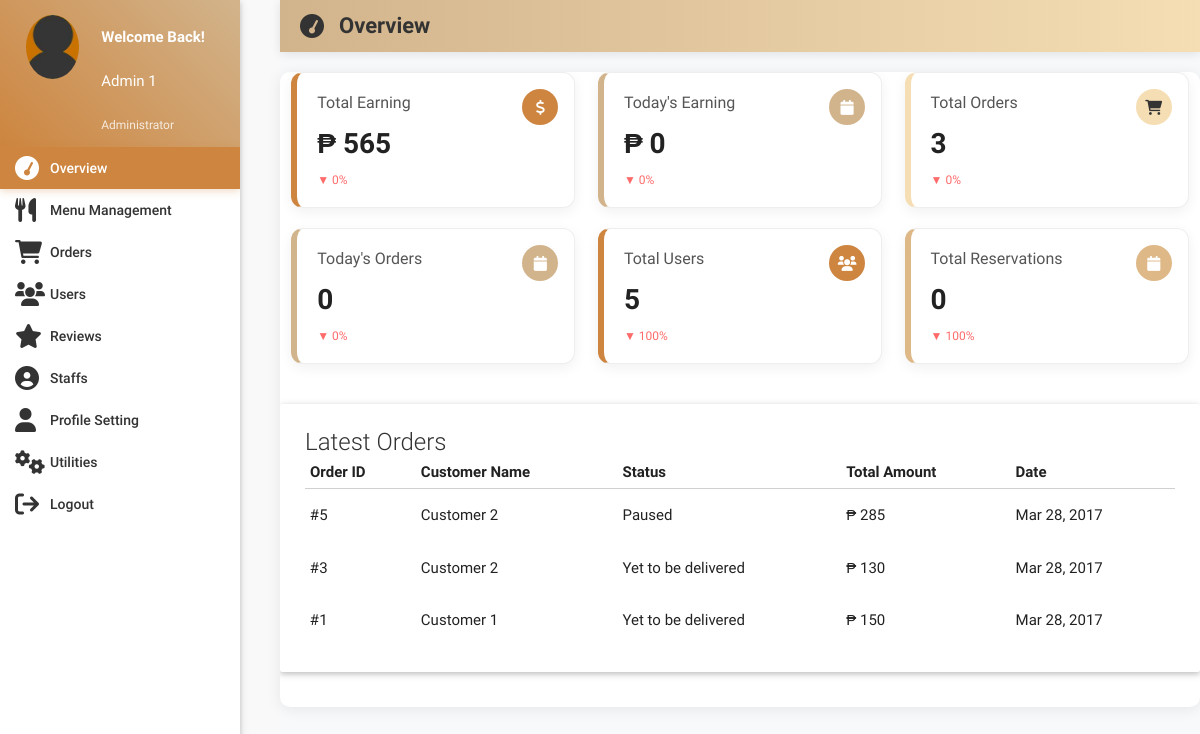
Page /account/dashboard.php (signed in) on the committed database.
### tables this page shows
CREATE TABLE `orders` (
  `id` int(11) NOT NULL,
  `customer_id` int(11) NOT NULL,
  `address` varchar(300) NOT NULL,
  `description` varchar(300) NOT NULL,
  `date` datetime NOT NULL DEFAULT CURRENT_TIMESTAMP,
  `payment_type` varchar(16) NOT NULL DEFAULT 'Wallet',
  `total` int(11) NOT NULL,
  `status` varchar(25) NOT NULL DEFAULT 'Yet to be delivered',
  `deleted` tinyint(4) NOT NULL DEFAULT '0'
);

CREATE TABLE `users` (
  `id` int(11) NOT NULL,
  `role` varchar(15) NOT NULL DEFAULT 'Customer',
  `name` varchar(15) NOT NULL,
  `username` varchar(10) NOT NULL,
  `password` varchar(16) NOT NULL,
  `email` varchar(35) NULL,
  `address` varchar(300) NULL,
  `contact` bigint(11) NOT NULL,
  `verified` tinyint(1) NOT NULL DEFAULT '0',
  `deleted` tinyint(4) NOT NULL DEFAULT '0',
  `date` timestamp NOT NULL DEFAULT CURRENT_TIMESTAMP
);

### account/dashboard.php (the view, shortened to what this page needs)
<?php
include 'includes/connect.php';
if (isset($_SESSION['admin_sid']) && $_SESSION['admin_sid'] == session_id()) {
    $metrics = [
        'total_users' => 0,
        'total_orders' => 0,
        'today_orders' => 0,
        'total_earning' => 0,
        'today_earning' => 0,
        'total_reservations' => 0
    ];
    if ($res = mysqli_query($con, "SELECT COUNT(*) AS c FROM users")) {
        $row = mysqli_fetch_assoc($res);
        $metrics['total_users'] = (int)$row['c'];
    }
    if ($res = mysqli_query($con, "SELECT COUNT(*) AS c, COALESCE(SUM(total),0) AS s FROM orders WHERE deleted = 0")) {
        $row = mysqli_fetch_assoc($res);
        $metrics['total_orders'] = (int)$row['c'];
        $metrics['total_earning'] = (int)$row['s'];
    }
    if ($res = mysqli_query($con, "SELECT COUNT(*) AS c, COALESCE(SUM(total),0) AS s FROM orders WHERE deleted = 0 AND DATE(`date`) = CURDATE()")) {
        $row = mysqli_fetch_assoc($res);
        $metrics['today_orders'] = (int)$row['c'];
        $metrics['today_earning'] = (int)$row['s'];
    }
} else {
    header('location: login.php');
    exit();
}
?>
<!DOCTYPE html>
<html lang="en">
<head>
    <link href="css/materialize.min.css" rel="stylesheet">
    <link href="css/style.min.css" rel="stylesheet">
    <link href="css/custom/custom.min.css" rel="stylesheet">
    <link href="css/admin-custom.css" rel="stylesheet">
    <link href="https://cdnjs.cloudflare.com/ajax/libs/font-awesome/6.0.0/css/all.min.css" rel="stylesheet">
</head>
<body class="fix-header">
    <div id="main-wrapper">
        <div class="left-sidebar">
            <div class="scroll-sidebar">
                <?php
                include 'includes/sidebar.php';
                ?>
            </div>
        </div>
        <div class="page-wrapper">
            <div class="container-fluid">
                <div class="page-header">
                    <h1 class="page-title">
                        <i class="fa fa-tachometer"></i>
                        Overview
                    </h1>
                </div>
                <div class="content-card">
                    <div class="row overview-metrics">
                        <div class="col s12 m6 l4">
                            <div class="metric-card primary" style="position:relative;">
                                <div class="metric-label">Total Earning</div>
                                <div class="metric-value">₱ <?php echo number_format($metrics['total_earning'], 0); ?></div>
                                <div style="color:#ff6b6b; font-size:12px; margin-top:6px;">▼ 0%</div>
                                <div style="position:absolute; right:16px; top:16px; width:36px; height:36px; border-radius:50%; background:#CD853F; display:flex; align-items:center; justify-content:center; color:#fff;">
                                    <i class="fa fa-dollar-sign"></i>
                                </div>
                            </div>
                        </div>
                        <div class="col s12 m6 l4">
                            <div class="metric-card danger" style="position:relative;">
                                <div class="metric-label">Today's Earning</div>
                                <div class="metric-value">₱ <?php echo number_format($metrics['today_earning'], 0); ?></div>
                                <div style="color:#ff6b6b; font-size:12px; margin-top:6px;">▼ 0%</div>
                                <div style="position:absolute; right:16px; top:16px; width:36px; height:36px; border-radius:50%; background:#D2B48C; display:flex; align-items:center; justify-content:center; color:#fff;">
                                    <i class="fa fa-calendar"></i>
                                </div>
                            </div>
                        </div>
                        <div class="col s12 m6 l4">
                            <div class="metric-card info" style="position:relative;">
                                <div class="metric-label">Total Orders</div>
                                <div class="metric-value"><?php echo $metrics['total_orders']; ?></div>
                                <div style="color:#ff6b6b; font-size:12px; margin-top:6px;">▼ 0%</div>
                                <div style="position:absolute; right:16px; top:16px; width:36px; height:36px; border-radius:50%; background:#F5DEB3; display:flex; align-items:center; justify-content:center; color:#333;">
                                    <i class="fa fa-shopping-cart"></i>
                                </div>
                            </div>
                        </div>
                        <div class="col s12 m6 l4">
                            <div class="metric-card danger" style="position:relative;">
                                <div class="metric-label">Today's Orders</div>
                                <div class="metric-value"><?php echo $metrics['today_orders']; ?></div>
                                <div style="color:#ff6b6b; font-size:12px; margin-top:6px;">▼ 0%</div>
                                <div style="position:absolute; right:16px; top:16px; width:36px; height:36px; border-radius:50%; background:#D2B48C; display:flex; align-items:center; justify-content:center; color:#fff;">
                                    <i class="fa fa-calendar"></i>
                                </div>
                            </div>
                        </div>
                        <div class="col s12 m6 l4">
                            <div class="metric-card primary" style="position:relative;">
                                <div class="metric-label">Total Users</div>
                                <div class="metric-value"><?php echo $metrics['total_users']; ?></div>
                                <div style="color:#ff6b6b; font-size:12px; margin-top:6px;">▼ 100%</div>
                                <div style="position:absolute; right:16px; top:16px; width:36px; height:36px; border-radius:50%; background:#CD853F; display:flex; align-items:center; justify-content:center; color:#fff;">
                                    <i class="fa fa-users"></i>
                                </div>
                            </div>
                        </div>
                        <div class="col s12 m6 l4">
                            <div class="metric-card success" style="position:relative;">
                                <div class="metric-label">Total Reservations</div>
                                <div class="metric-value"><?php echo $metrics['total_reservations']; ?></div>
                                <div style="color:#ff6b6b; font-size:12px; margin-top:6px;">▼ 100%</div>
                                <div style="position:absolute; right:16px; top:16px; width:36px; height:36px; border-radius:50%; background:#DEB887; display:flex; align-items:center; justify-content:center; color:#fff;">
                                    <i class="fa fa-calendar"></i>
                                </div>
                            </div>
                        </div>
                    </div>
                    <div class="row">
                        <div class="col-12">
                            <div class="card">
                                <div class="card-body">
                                    <h4 class="card-title">Latest Orders</h4>
                                    <div class="table-responsive">
                                        <table class="table table-striped table-bordered">
                                            <thead>
                                                <tr>
                                                    <th>Order ID</th>
                                                    <th>Customer Name</th>
                                                    <th>Status</th>
                                                    <th>Total Amount</th>
                                                    <th>Date</th>
                                                </tr>
                                            </thead>
                                            <tbody>
                                                <?php
                                                $sql = mysqli_query($con, "SELECT o.id, o.total, o.status, o.date, u.name AS customer_name FROM orders o LEFT JOIN users u ON u.id = o.customer_id WHERE o.deleted = 0 ORDER BY o.date DESC LIMIT 10");
                                                while($row = mysqli_fetch_assoc($sql)) {
                                                    echo '<tr>';
                                                    echo '<td>#' . (int)$row['id'] . '</td>';
                                                    echo '<td>' . htmlspecialchars($row['customer_name'] ?? 'Unknown') . '</td>';
                                                    echo '<td>' . htmlspecialchars($row['status']) . '</td>';
                                                    echo '<td>₱ ' . number_format((int)$row['total'], 0) . '</td>';
                                                    echo '<td>' . date('M d, Y', strtotime($row['date'])) . '</td>';
                                                    echo '</tr>';
                                                }
                                                ?>
                                            </tbody>
                                        </table>
                                    </div>
                                </div>
                            </div>
                        </div>
                    </div>
                </div>
            </div>
        </div>
    </div>
</body>
</html>

### account/css/admin-custom.css (style rules this page uses)
.page-wrapper { margin-left: 280px; min-height: 100vh; background-color: #f8f9fa; }
.overview-metrics .metric-card { background: #ffffff !important; border: 1px solid #eee !important; border-radius: 12px !important; padding: 18px 20px !important; margin-bottom: 20px !important; box-shadow: 0 4px 14px rgba(0,0,0,0.06) !important; color: #222 !important; }
.overview-metrics .metric-card .metric-label { font-size: 16px; color: #555; margin-bottom: 8px; }
.overview-metrics .metric-card .metric-value { font-size: 28px; font-weight: 700; color: #222; }
.overview-metrics .metric-card.primary { border-left: 6px solid #CD853F !important; background-color: #ffffff !important; }
.overview-metrics .metric-card.danger { border-left: 6px solid #D2B48C !important; background-color: #ffffff !important; }
.overview-metrics .metric-card.info { border-left: 6px solid #F5DEB3 !important; background-color: #ffffff !important; }
.overview-metrics .metric-card.success { border-left: 6px solid #DEB887 !important; background-color: #ffffff !important; }
.primary, .btn-primary, .badge.primary { background-color: #CD853F !important; color: white !important; }
.danger, .btn-danger, .badge.danger { background-color: #D2B48C !important; color: white !important; }
.info, .btn-info, .badge.info { background-color: #F5DEB3 !important; color: #333 !important; }
.success, .btn-success, .badge.success { background-color: #DEB887 !important; color: white !important; }
.metric-card, .card { background-color: #ffffff !important; }
.metric-card.primary, .card.primary { border-left: 6px solid #CD853F !important; background-color: #ffffff !important; }
.metric-card.danger, .card.danger { border-left: 6px solid #D2B48C !important; background-color: #ffffff !important; }
.metric-card.info, .card.info { border-left: 6px solid #F5DEB3 !important; background-color: #ffffff !important; }
.metric-card.success, .card.success { border-left: 6px solid #DEB887 !important; background-color: #ffffff !important; }
.page-header { background: linear-gradient(90deg, #D2B48C 0%, #F5DEB3 100%); padding: 14px 20px; margin-bottom: 20px; box-shadow: 0 2px 10px rgba(0,0,0,0.1); }
.page-title { color: #333; font-size: 22px; font-weight: 600; margin: 0; display: flex; align-items: center; }
.page-title i { margin-right: 15px; font-size: 24px; }
.content-card { background: white; border-radius: 10px; box-shadow: 0 2px 15px rgba(0,0,0,0.08); margin-bottom: 30px; overflow: hidden; }
.card-title { color: #333; font-size: 20px; font-weight: 600; margin: 0; }
.card-body { padding: 25px; }

### rows in the picture
orders: id "5", customer.name "Customer 2", status "Paused", total "285", date "Mar 28, 2017"
orders: id "3", customer.name "Customer 2", status "Yet to be delivered", total "130", date "Mar 28, 2017"
orders: id "1", customer.name "Customer 1", status "Yet to be delivered", total "150", date "Mar 28, 2017"

### other values in the picture
$name "Admin 1"
$role "Administrator"
$metrics['total_earning'] "565"
$metrics['today_earning'] "0"
$metrics['total_orders'] "3"
$metrics['today_orders'] "0"
$metrics['total_users'] "5"
$metrics['total_reservations'] "0"
